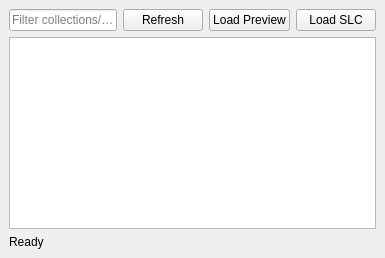
<?xml version="1.0" encoding="UTF-8"?>
<ui version="4.0">
 <class>StacCatalogWidget</class>
 <widget class="QDockWidget" name="StacCatalogWidget">
  <property name="windowTitle">
   <string>STAC Catalog</string>
  </property>
  <widget class="QWidget" name="dockWidgetContents">
   <layout class="QVBoxLayout" name="verticalLayout">
    <item>
     <layout class="QHBoxLayout" name="toolbarLayout">
      <item>
       <widget class="QLineEdit" name="filterLineEdit">
        <property name="placeholderText">
         <string>Filter collections/items</string>
        </property>
       </widget>
      </item>
      <item>
       <widget class="QPushButton" name="refreshButton">
        <property name="text">
         <string>Refresh</string>
        </property>
       </widget>
      </item>
      <item>
       <widget class="QPushButton" name="loadGeojsonButton">
        <property name="text">
         <string>Load Preview</string>
        </property>
       </widget>
      </item>
     <item>
      <widget class="QPushButton" name="loadSlcButton">
       <property name="text">
        <string>Load SLC</string>
       </property>
      </widget>
     </item>
     </layout>
    </item>
    <item>
     <widget class="QTreeWidget" name="catalogTree">
      <property name="headerHidden">
       <bool>true</bool>
      </property>
     </widget>
    </item>
    <item>
     <widget class="QLabel" name="statusLabel">
      <property name="text">
       <string>Ready</string>
      </property>
      <property name="wordWrap">
       <bool>true</bool>
      </property>
     </widget>
    </item>
   </layout>
  </widget>
 </widget>
 <resources/>
 <connections/>
</ui>
